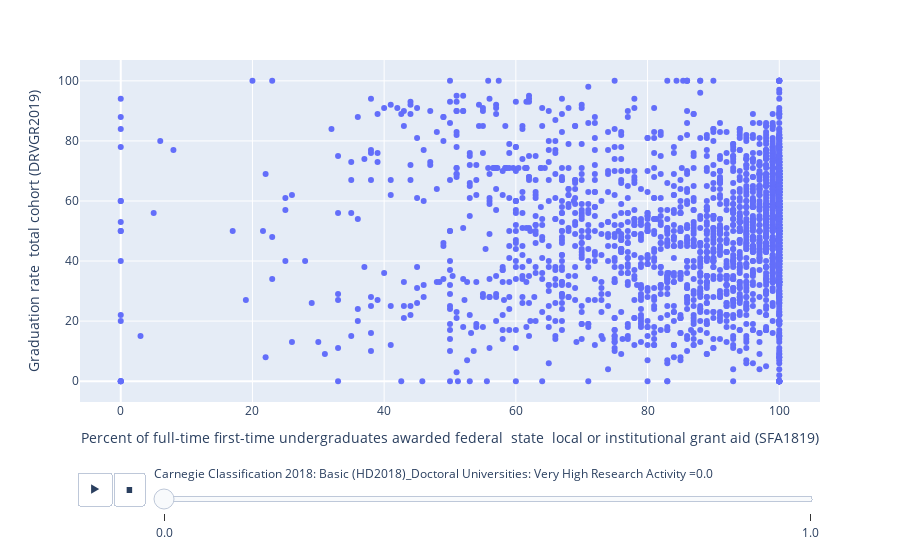

The code cell stored with this chart in its notebook:
### Markdown cell above
### Grant Aid

### Code cell
px.scatter(df, x=names[0], y=names[-1], animation_frame=cc_basic[13])

### Figure 1 — Plotly figure (JSON) as saved in the notebook; plotly's stock layout.template omitted (floating-point values rounded to 4 significant figures; data arrays with more than 128 entries replaced by an {"elided": "..."} marker saying what was removed)
{"data": [{"hovertemplate": "Carnegie Classification 2018: Basic (HD2018)_Doctoral Universities: Very High Research Activity\r\n=0.0<br>Percent of full-time first-time undergraduates awarded federal  state  local or institutional grant aid (SFA1819)=%{x}<br>Graduation rate  total cohort (DRVGR2019)=%{y}<extra></extra>", "legendgroup": "", "marker": {"color": "#636efa", "symbol": "circle"}, "mode": "markers", "name": "", "orientation": "v", "showlegend": false, "type": "scatter", "x": {"elided": "2185 float values"}, "xaxis": "x", "y": {"elided": "2185 int values"}, "yaxis": "y"}], "layout": {"legend": {"tracegroupgap": 0}, "margin": {"t": 60}, "sliders": [{"active": 0, "currentvalue": {"prefix": "Carnegie Classification 2018: Basic (HD2018)_Doctoral Universities: Very High Research Activity\r\n="}, "len": 0.9, "pad": {"b": 10, "t": 60}, "steps": [{"args": [["0.0"], {"frame": {"duration": 0, "redraw": false}, "fromcurrent": true, "mode": "immediate", "transition": {"duration": 0, "easing": "linear"}}], "label": "0.0", "method": "animate"}, {"args": [["1.0"], {"frame": {"duration": 0, "redraw": false}, "fromcurrent": true, "mode": "immediate", "transition": {"duration": 0, "easing": "linear"}}], "label": "1.0", "method": "animate"}], "x": 0.1, "xanchor": "left", "y": 0, "yanchor": "top"}], "updatemenus": [{"buttons": [{"args": [null, {"frame": {"duration": 500, "redraw": false}, "fromcurrent": true, "mode": "immediate", "transition": {"duration": 500, "easing": "linear"}}], "label": "&#9654;", "method": "animate"}, {"args": [[null], {"frame": {"duration": 0, "redraw": false}, "fromcurrent": true, "mode": "immediate", "transition": {"duration": 0, "easing": "linear"}}], "label": "&#9724;", "method": "animate"}], "direction": "left", "pad": {"r": 10, "t": 70}, "showactive": false, "type": "buttons", "x": 0.1, "xanchor": "right", "y": 0, "yanchor": "top"}], "xaxis": {"anchor": "y", "domain": [0, 1], "title": {"text": "Percent of full-time first-time undergraduates awarded federal  state  local or institutional grant aid (SFA1819)"}}, "yaxis": {"anchor": "x", "domain": [0, 1], "title": {"text": "Graduation rate  total cohort (DRVGR2019)"}}}}
